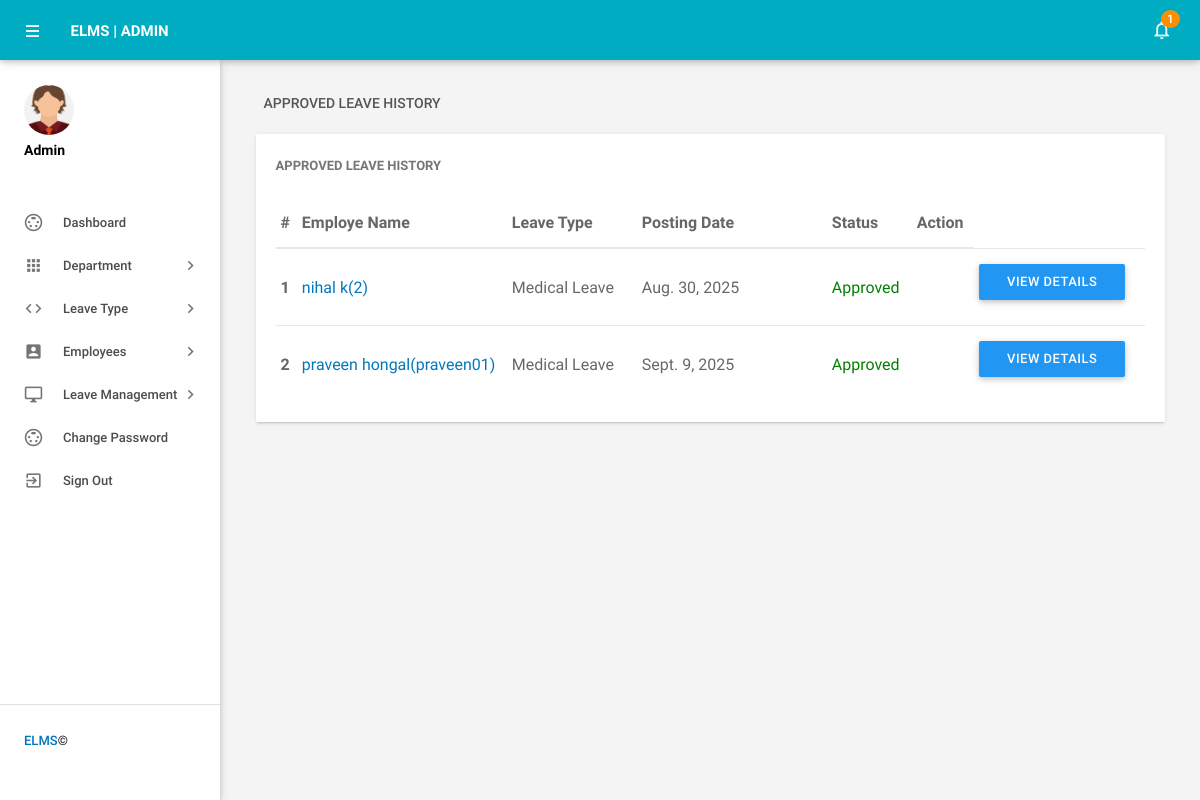
The page /approved_leaves (signed in) on the database its author committed.
### employeeleave/models.py (models this page shows, shortened)
class Leaves(models.Model):
    leavetype = models.CharField(max_length=100)
    todate = models.DateField()
    fromdate = models.DateField()
    description = models.CharField(max_length=500)
    postingdate = models.DateField()
    adminremark = models.CharField(max_length=100,null=True)
    adminremarkdate = models.DateField(null=True)
    status = models.CharField(max_length=50,null=True)
    isread = models.CharField(max_length=50)
    emp = models.ForeignKey(Employee, on_delete=models.CASCADE, null=True)

class Employee(models.Model):
    user = models.ForeignKey(User, on_delete=models.CASCADE, null=True)
    empid = models.CharField(max_length=20)
    gender = models.CharField(max_length=30)
    dob = models.CharField(max_length=50)
    department = models.CharField(max_length=50,null=True)
    address = models.CharField(max_length=300)
    city = models.CharField(max_length=50)
    country = models.CharField(max_length=50)
    phoneno = models.CharField(max_length=15)
    status = models.CharField(max_length=15, null=True)
    regdate = models.DateField()

### employeeleave/views.py (the view)
# urls.py: path('approved_leaves',approved_leaves, name='approved_leaves'),
def approved_leaves(request):
    if not request.user.is_authenticated:
        return redirect('admin_login')
    leavescount = Leaves.objects.filter(isread="no").count()
    unreadleaves = Leaves.objects.filter(isread="no")
    leaves = Leaves.objects.filter(status="Accept")
    d = {'leaves':leaves,'leavescount':leavescount,'unreadleaves':unreadleaves}
    return render(request, 'approved_leaves.html', d)

### employeeleave/templates/approved_leaves.html (shortened to what this page needs)
{% load static %}
{% block body %}
<html lang="en">
    <head>
        <link type="text/css" rel="stylesheet" href="{% static 'admin/assets/plugins/materialize/css/materialize.min.css' %}"/>
       <link href="{% static 'admin/assets/plugins/material-preloader/css/materialPreloader.min.css' %}" rel="stylesheet">
        <link href="{% static 'admin/assets/plugins/datatables/css/jquery.dataTables.min.css' %}" rel="stylesheet">
                <link href="{% static 'admin/assets/plugins/google-code-prettify/prettify.css' %}" rel="stylesheet" type="text/css"/>
        <link href="{% static 'admin/assets/css/alpha.min.css' %}" rel="stylesheet" type="text/css"/>
        <link href="{% static 'admin/assets/css/custom.css' %}" rel="stylesheet" type="text/css"/>
    </head>
    <body>
       {% include 'header.html' %}
{% include 'sidebar.html' %}
            <main class="mn-inner">
                <div class="row">
                    <div class="col s12">
                        <div class="page-title">Approved Leave History</div>
                    </div>
                    <div class="col s12 m12 l12">
                        <div class="card">
                            <div class="card-content">
                                <span class="card-title">Approved Leave History</span>
                                <table id="example" class="display responsive-table ">
                                    <thead>
                                        <tr>
                                            <th>#</th>
                                            <th width="200">Employe Name</th>
                                            <th width="120">Leave Type</th>
                                             <th width="180">Posting Date</th>
                                            <th>Status</th>
                                            <th align="center">Action</th>
                                        </tr>
                                    </thead>
                                    <tbody>
            {% for i in leaves %}
                                         <tr>
                                             <td> <b>{{forloop.counter}}</b></td>
                                              <td><a href="{% url 'edit_employee' i.emp.user.id %}" target="_blank">{{i.emp.user.first_name}} {{i.emp.user.last_name}}({{i.emp.empid}})</a></td>
                                            <td>{{i.leavetype}}</td>
                                            <td>{{i.postingdate}}</td>
                                                                        <td>
                                 {% if i.status == "Accept" %}
                                                 <span style="color: green">Approved</span>
                                                {% endif %}
                                             </td>
         <td>
           <td><a href="{% url 'leave_details' i.id %}" class="waves-effect waves-light btn blue m-b-xs"  > View Details</a></td>
                                    </tr>
                                         {% endfor %}
                                    </tbody>
                                </table>
                            </div>
                        </div>
                    </div>
                </div>
            </main>
        </div>
        <div class="left-sidebar-hover"></div>
    </body>
</html>
{% endblock %}

### rows shown on the page
Leaves: emp.user.first_name "nihal", emp.user.last_name "k", emp.empid "2", leavetype "Medical Leave", postingdate "Aug. 30, 2025", status "Approved"
Leaves: emp.user.first_name "praveen", emp.user.last_name "hongal", emp.empid "praveen01", leavetype "Medical Leave", postingdate "Sept. 9, 2025", status "Approved"

### other values the page prints
{{ leavescount }} "1"
